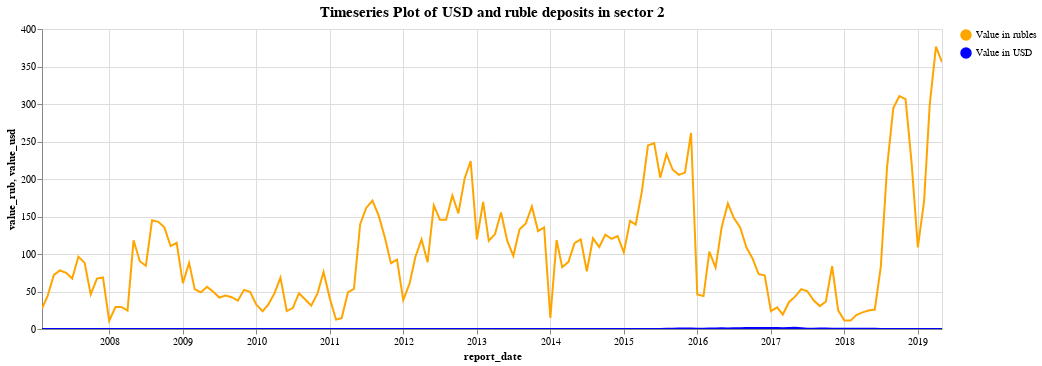

The notebook cell saved with this chart:
### Code cell
plot_sectors(sector2, 2)

### Figure 1 — Vega-Lite specification as saved in the notebook (floating-point values rounded to 4 significant figures; data arrays with more than 128 entries replaced by an {"elided": "..."} marker saying what was removed)
{"config": {"view": {"continuousWidth": 400, "continuousHeight": 300}}, "layer": [{"mark": {"type": "line", "color": "orange"}, "encoding": {"color": {"type": "nominal", "field": "legend1", "scale": {"domain": ["Value in rubles", "Value in USD"], "range": ["orange", "blue"]}, "title": ""}, "x": {"type": "temporal", "field": "report_date"}, "y": {"type": "quantitative", "field": "value_rub"}}, "selection": {"selector042": {"type": "interval", "bind": "scales", "encodings": ["x", "y"]}}, "transform": [{"calculate": "'Value in rubles'", "as": "legend1"}, {"calculate": "'Value in USD'", "as": "legend2"}]}, {"mark": {"type": "line", "color": "blue"}, "encoding": {"color": {"type": "nominal", "field": "legend2", "scale": {"domain": ["Value in rubles", "Value in USD"], "range": ["orange", "blue"]}, "title": ""}, "x": {"type": "temporal", "field": "report_date"}, "y": {"type": "quantitative", "field": "value_usd"}}, "transform": [{"calculate": "'Value in rubles'", "as": "legend1"}, {"calculate": "'Value in USD'", "as": "legend2"}]}, {"mark": {"type": "text", "align": "left", "baseline": "middle", "dx": 3}, "encoding": {"color": {"type": "nominal", "field": "legend1", "scale": {"domain": ["Value in rubles", "Value in USD"], "range": ["orange", "blue"]}, "title": ""}, "x": {"type": "temporal", "field": "report_date"}, "y": {"type": "quantitative", "field": "value_rub"}}, "transform": [{"calculate": "'Value in rubles'", "as": "legend1"}, {"calculate": "'Value in USD'", "as": "legend2"}]}], "data": {"name": "data-a9248ab0528826494080e4f9fda3f675"}, "height": 300, "title": {"text": ["Timeseries Plot of USD and ruble deposits in sector 2"], "fontSize": 15, "fontWeight": "bold", "font": "Courier New"}, "width": 900, "$schema": "https://vega.github.io/schema/vega-lite/v4.8.1.json", "datasets": {"data-a9248ab0528826494080e4f9fda3f675": {"elided": "148 records"}}}
